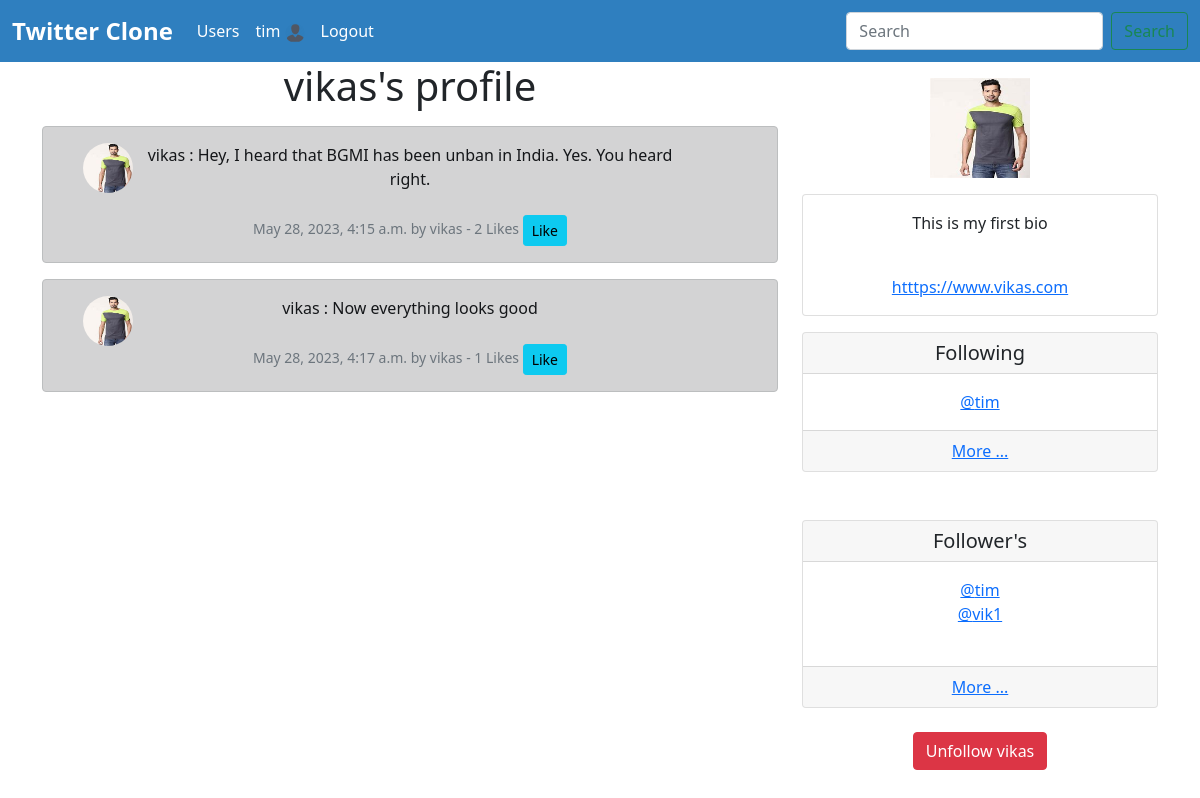
The page /profile/1/ (signed in) on the database its author committed.
### app/models.py (models this page shows)
class Profile(models.Model):
    user = models.OneToOneField(User, on_delete=models.CASCADE)
    follows = models.ManyToManyField("self", related_name='followed_by', symmetrical=False, blank=True)
    profile_pic = models.ImageField(null=True, blank=True, upload_to='images/')
    bio = models.TextField(null=True, blank=True)
    social_link = models.CharField(max_length=200, null=True, blank=True)
    updated_date = models.DateTimeField(User, auto_now=True)
    def __str__(self):
        return self.user.username

class Tweet(models.Model):
    user = models.ForeignKey(User, on_delete=models.DO_NOTHING)
    body = models.CharField(max_length=500)
    created_on = models.DateTimeField(auto_now_add=True)
    likes = models.ManyToManyField(User, related_name='tweet_like', blank=True)
    def total_likes(self):
        return self.likes.count()
    def __str__(self):
        return f"{self.user} : {self.body}"

### app/views.py (the view, shortened to what this page needs)
# urls.py: path('profile/<int:pk>/', views.profile_view, name='profile'),
def profile_view(request, pk):
    if request.user.is_authenticated:
        profile = Profile.objects.get(id=pk)
        tweets = Tweet.objects.filter(user=pk)
        return render(request, 'app/profile.html', {"profile":profile, 'tweets':tweets})
    else:
        messages.warning(request, "You must be logged in")
        return redirect('home')

### app/templates/app/profile.html (shortened to what this page needs)
{% extends 'app/base.html' %}
{% load static %}
{% block content %}
    <div class="container text-center">
        <div class="row">
            <div class="col-8">
                <h1>{{ profile.user.username }}'s profile</h1>
                <div class="mt-3">
                  {% if tweets %}
                  {% for tweet in tweets %}
                  <div class="alert alert-dark" role="alert">
                    <div class="container">
                      <div class="row">
                        <div class="col-1">
                          {% if profile.profile_pic %}
                          <img src="{{ profile.profile_pic.url }}" class="rounded-circle" width="50px" height="50px" alt="">
                          {% else %}
                          <img src="{% static 'images/user1.png' %}" width="50px" height="50px" alt="">
                          {% endif %}
                        </div>
                          <div class="col-10">
                            {{ tweet }} <br><br>
                            <small class="text-muted">
                                {{ tweet.created_on }} by {{ tweet.user.username }}
                                - {{ tweet.total_likes }} Likes
                                {% if user in tweet.likes.all %}
                                  <a href="{% url 'tweet_like' tweet.id %}" class="btn btn-sm btn-info">Unlike</a>
                                {% else %}
                                  <a href="{% url 'tweet_like' tweet.id %}" class="btn btn-sm btn-info">Like</a>
                                {% endif %}
                            </small>
                        </div>
                      </div>
                    </div>
                  </div>
                  {% endfor %}
                  {% endif %}
                </div>
            </div>
            <div class="col-4 mt-3">
              {% if profile.profile_pic %}
                <img src="{{ profile.profile_pic.url }}" width="100px" height="100px" alt="">
                {% else %}
                <img src="{% static 'images/user1.png' %}" width="100px" height="100px" alt="">
              {% endif %}
              <div class="mt-3">
                <div class="card">
                    <div class="card-body">
                      {% if profile.bio %}
                      <p alifn="justify">{{ profile.bio }}</p> <br>
                      {% endif %}
                      {% if profile.social_link %}
                      <a href="{{ profile.social_link }}">{{ profile.social_link }}</a>
                      {% endif %}
                    </div>
                </div>
            </div>
                <div class="card mt-3">
                    <h5 class="card-header">Following</h5>
                    <div class="card-body">
                        {% for following in profile.follows.all|slice:5 %}
                        <a href="{% url 'profile' following.user.id %}">@{{ following }}
                        {% endfor %}
                    </div>
                    <div class="card-footer">
                      <a href="{% url 'following_list' profile.user.id %}">More ...</a>
                    </div>
                  </div>
                <br><br>
                <div class="card">
                    <h5 class="card-header">Follower's</h5>
                    <div class="card-body">
                        {% for follower in profile.followed_by.all|slice:5 %}
                            <a href="{% url 'profile' follower.user.id %}">@{{ follower }}
                            </a> <br>
                        {% endfor %}
                        <br>
                      </div>
                        <div class="card-footer">
                          <a href="{% url 'follower_list' profile.user.id %}">More ...</a>
                        </div>
                  </div>
                  <br>
                  <form action="" method="post">
                    {% if profile in user.profile.follows.all %}
                        <button class="btn btn-danger" name="follow" value="unfollow">Unfollow {{ profile.user.username }}</button>
                    {% else %}
                        <button class="btn btn-success" name="follow" value="follow">Follow {{ profile.user.username }}</button>
                    {% endif %}
                  </form>
            </div>
        </div>
    </div>
{% endblock %}

### app/templates/app/base.html (shortened to what this page needs)
<!doctype html>
<html lang="en">
{% load static %}
  <head>
    <link href="https://cdn.jsdelivr.net/npm/bootstrap@5.0.2/dist/css/bootstrap.min.css" rel="stylesheet">
  </head>
  <body>
    <nav class="navbar navbar-expand-lg navbar-dark">
      <div class="container-fluid">
        <a class="navbar-brand" href="/">Twitter Clone</a>
        <div class="collapse navbar-collapse" id="navbarSupportedContent">
          <ul class="navbar-nav me-auto mb-2 mb-lg-0">
            <li class="nav-item">
              <a class="nav-link active" href="{% url 'profile_list' %}">Users</a>
            </li>
            {% if request.user.is_authenticated %}
            <li class="nav-item">
              <a class="nav-link active" href="{% url 'profile' request.user.id %}"> {{ request.user.username }}
                {% if request.user.profile.profile_pic %}
                <img src="{{ request.user.profile.profile_pic.url }}" width="20px" class="rounded-circle" alt="">
                {% else %}
                <img src="{% static 'images/user1.png' %}" width="20px" class="rounded-circle" alt="">
                {% endif %}
              </a>
            </li>
            <li class="nav-item">
              <a class="nav-link active" href="{% url 'logout' %}">Logout</a>
            </li>
            {% endif %}
          </ul>
          <form class="d-flex">
            <input class="form-control me-2" type="search" placeholder="Search" aria-label="Search">
            <button class="btn btn-outline-success" type="submit">Search</button>
          </form>
        </div>
      </div>
    </nav>
    {% block content %}
    {% endblock content %}
  </body>
</html>

### app/templates/app/base.html (style rules this page uses)
.navbar-brand { font-size: 24px; font-weight: bold; }
.navbar-dark { background-color: #2f7fbf; }
.nav-link { color: #ffffff; }

### rows shown on the page
Profile: user.username "vikas", profile_pic (picture), bio "This is my first bio", social_link "htttps://www.vikas.com"
Tweet: profile_pic (picture), user+body "vikas : Hey, I heard that BGMI has been unban in India. Yes. You heard right.", created_on "May 28, 2023, 4:15 a.m.", user.username "vikas", total_likes "2", shows "Like"
Tweet: profile_pic (picture), user+body "vikas : Now everything looks good", created_on "May 28, 2023, 4:17 a.m.", user.username "vikas", total_likes "1", shows "Like"
Profile: user.username "tim"
Profile: user.username "vik1"

### other values the page prints
{{ request.user.username }} "tim"
